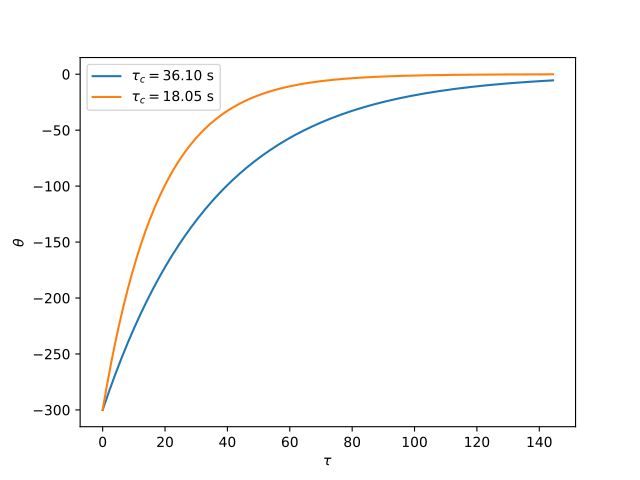

Source code (Python):
import numpy as np
import matplotlib.pyplot as plt
import os

c = 2.094e3
t_0 = 20
t_oo = 320
h_list = np.array([58, 116])
tau_c_list = c / h_list
theta_0 = t_0 - t_oo
tau = np.linspace(0, 4*max(tau_c_list), 1000)
fig, ax = plt.subplots()
for tau_c in tau_c_list:
    theta = theta_0 * np.exp(-tau/tau_c)
    ax.plot(tau, theta, label=rf'$\tau_c = {tau_c:.2f}$ s')
ax.set_xlabel(r'$\tau$')
ax.set_ylabel(r'$\theta$')
ax.legend()
name = os.path.basename(__file__).split(".")[0]
plt.savefig(f'./{name}.pdf')
plt.show()
